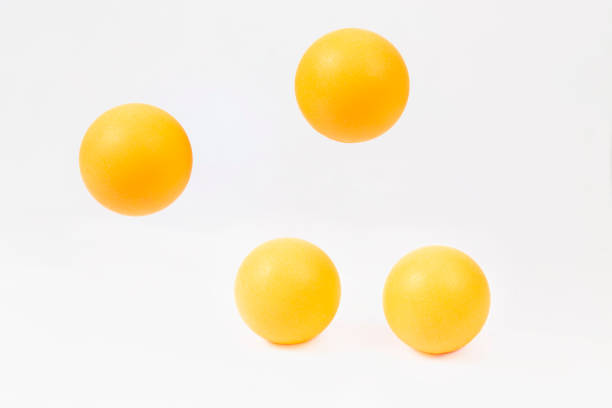
//> input picture media/Bola1.jpg, 612 x 408 px
$ ./tugassatu   (built with g++ and OpenCV 4)
//> lines starting //> are read from the running program, lines starting //| are printed output that depends on the picture; after the words box and inside, x2 and y2 are one past the last pixel; in counts of white or black regions, pixels touching at a corner belong together
#include <opencv2/opencv.hpp>
#include <opencv2/highgui/highgui.hpp>
#include <opencv2/imgproc/imgproc.hpp>


using namespace cv;
using namespace std;


int main() {
    Mat image = imread("/home/bimo/code/project 1/media/Bola1.jpg");
//> image is the input picture: 408 rows x 612 cols, CV_8UC3; mean B, G, R 214.9, 236.7, 245.8

    Mat color, gray, hasil;

    image.copyTo(hasil);

    cvtColor(image, color, COLOR_BGR2GRAY);
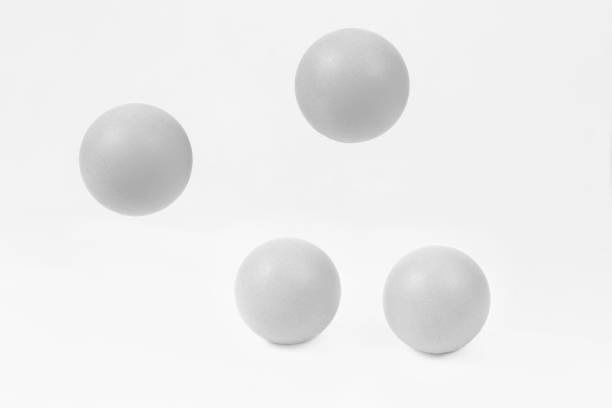
//> color: 408 rows x 612 cols, CV_8UC1; min 156, max 253, mean 237

    medianBlur(color, gray, 5);

    vector<Vec3f> circles;

    HoughCircles(gray, circles, HOUGH_GRADIENT, 1, gray.rows / 16, 100, 20, 50, 300);
//> circles = 4 circles (x, y, radius): [435.5, 299.5, 54.2], [134.5, 159.5, 55.7], [287.5, 290.5, 52.7], [350.5, 85.5, 56.4]

    for (size_t i = 0; i < circles.size(); i++) {
        Point center(cvRound(circles[i][0]), cvRound(circles[i][1]));
        int radius = cvRound(circles[i][2]);

        if (radius > 0) {
            circle(hasil, center, radius, Scalar(0, 0, 255), 3, 8, 0);
        }
    }
//> this loop made 4 passes
//> (center, radius) on passes 1 to 4: (Point(436, 300), 54), (Point(134, 160), 56), (Point(288, 290), 53), (Point(350, 86), 56)
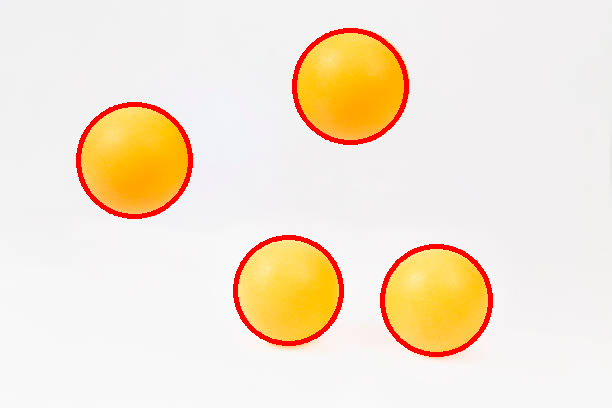
//> hasil: 408 rows x 612 cols, CV_8UC3; 2.73% of pixels changed, all inside (x1, y1, x2, y2) = (76, 28, 493, 357)


    string teks = "Jumlah Bola adalah: " + to_string(circles.size());
//> teks = "Jumlah Bola adalah: 4"
    putText(hasil, teks, Point(20, 30), FONT_HERSHEY_SIMPLEX, 1, Scalar(0, 0, 225), 2);
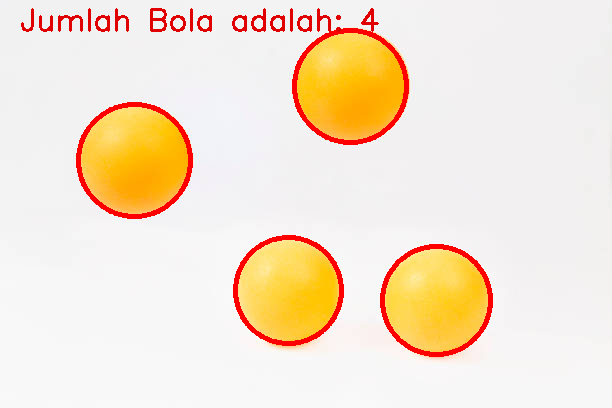
//> hasil: 408 rows x 612 cols, CV_8UC3; 0.92% of pixels changed, all inside (x1, y1, x2, y2) = (21, 8, 379, 32)

    imshow("Input", image);
    imshow("Output", hasil);
    waitKey(0);

    return 0;
}
